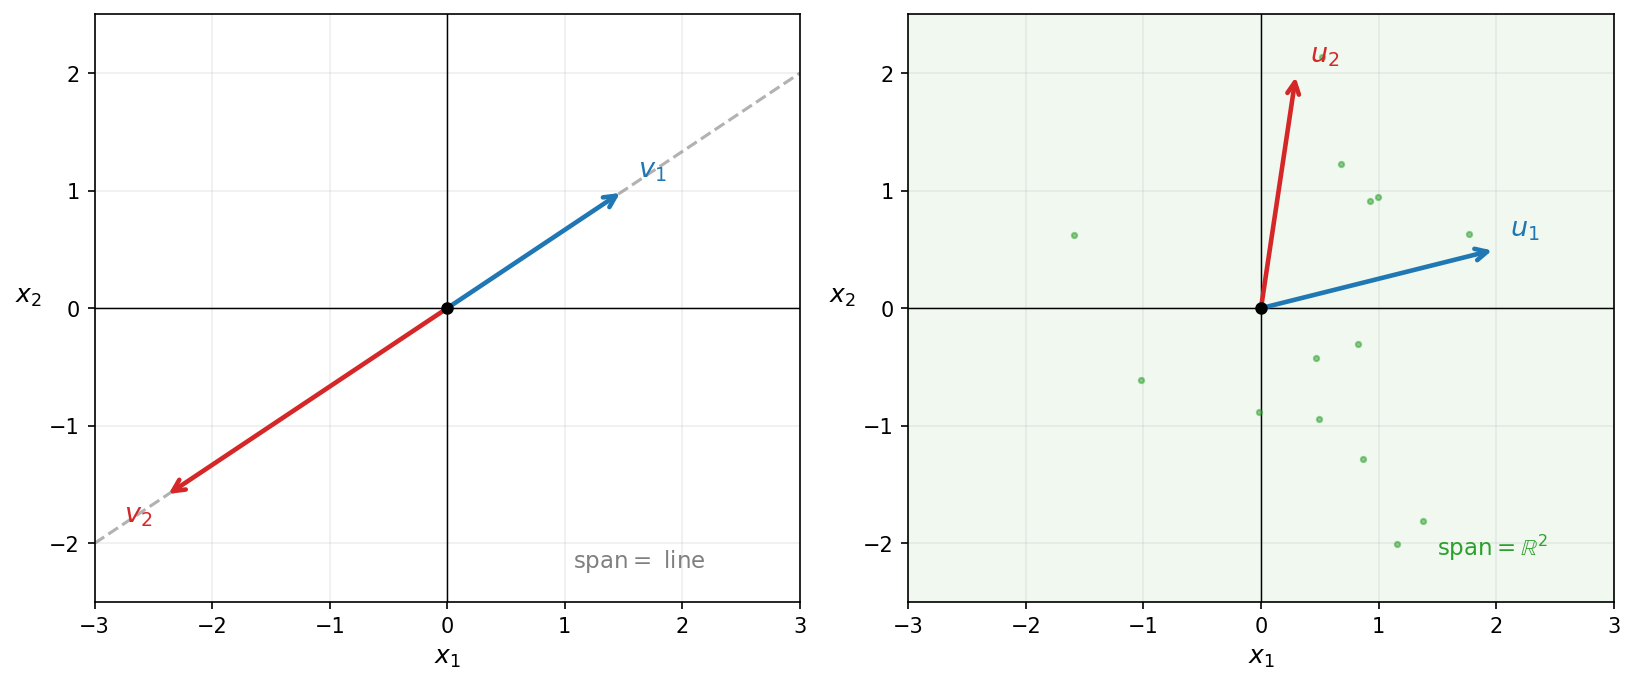

Reproduce this figure in Python.
"""
fig03: Span in R^2.
Left:  two collinear vectors — span is just a line.
Right: two independent vectors — span fills all of R^2.
"""
import numpy as np
import matplotlib.pyplot as plt

def draw_vec(ax, tip, col, lw=2.2):
    ax.annotate('', xy=tip, xytext=(0,0),
                arrowprops=dict(arrowstyle='->', color=col,
                                lw=lw, mutation_scale=14, zorder=4))

fig, (axL, axR) = plt.subplots(1, 2, figsize=(11, 5))

for ax in (axL, axR):
    ax.set_xlim(-3, 3); ax.set_ylim(-2.5, 2.5)
    ax.set_aspect('equal')
    ax.axhline(0, color='k', lw=0.7)
    ax.axvline(0, color='k', lw=0.7)
    ax.grid(True, alpha=0.2)
    ax.set_xlabel('$x_1$', fontsize=12)
    ax.set_ylabel('$x_2$', fontsize=12, rotation=0, labelpad=10)
    ax.plot(0, 0, 'ko', ms=5, zorder=5)

# ── LEFT: dependent vectors, span = line ─────────────────────────────────────
v1 = np.array([1.5,  1.0])
v2 = np.array([-2.4, -1.6])   # = (8/5)*(-1.5, -1.0), same direction

t = np.linspace(-3, 3, 200)
slope = v1[1]/v1[0]
axL.plot(t, slope*t, color='gray', lw=1.5, linestyle='--', alpha=0.6,
         label=r'$\mathrm{span}\{v_1,v_2\}$')

draw_vec(axL, v1,  '#1f77b4')
draw_vec(axL, v2,  '#d62728')

axL.text(v1[0]+0.12, v1[1]+0.12, '$v_1$', fontsize=13, color='#1f77b4')
axL.text(v2[0]-0.35, v2[1]-0.22, '$v_2$', fontsize=13, color='#d62728')
axL.text(2.2, -2.2, r'$\mathrm{span} = $ line', fontsize=11, color='gray',
         ha='right')

# ── RIGHT: independent vectors, span = R^2 ───────────────────────────────────
u1 = np.array([2.0,  0.5])
u2 = np.array([0.3,  2.0])

# shade the whole plane to show span = R^2
axR.fill_between([-3,3], -2.5, 2.5, color='#2ca02c', alpha=0.07)

draw_vec(axR, u1, '#1f77b4')
draw_vec(axR, u2, '#d62728')

# show a few linear combinations as dots
rng = np.random.default_rng(0)
for a, b in rng.uniform(-1.2, 1.2, (18, 2)):
    pt = a*u1 + b*u2
    if abs(pt[0]) < 2.8 and abs(pt[1]) < 2.3:
        axR.plot(*pt, '.', color='#2ca02c', ms=5, alpha=0.5, zorder=2)

axR.text(u1[0]+0.12, u1[1]+0.12, '$u_1$', fontsize=13, color='#1f77b4')
axR.text(u2[0]+0.12, u2[1]+0.10, '$u_2$', fontsize=13, color='#d62728')
axR.text(1.5, -2.1, r'$\mathrm{span} = \mathbb{R}^2$', fontsize=11,
         color='#2ca02c')

plt.tight_layout()
plt.savefig('/Users/sasha/linalg-lec/figures/fig03_span.png',
            dpi=150, bbox_inches='tight')
plt.close()
print('saved')
